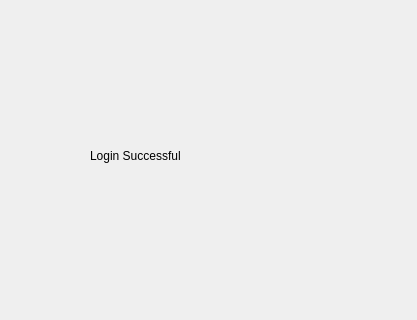
<?xml version="1.0" encoding="UTF-8"?>
<ui version="4.0">
 <class>Dialog</class>
 <widget class="QDialog" name="Dialog">
  <property name="geometry">
   <rect>
    <x>0</x>
    <y>0</y>
    <width>417</width>
    <height>320</height>
   </rect>
  </property>
  <property name="windowTitle">
   <string>Dialog</string>
  </property>
  <widget class="QLabel" name="label">
   <property name="geometry">
    <rect>
     <x>90</x>
     <y>110</y>
     <width>211</width>
     <height>91</height>
    </rect>
   </property>
   <property name="text">
    <string>Login Successful</string>
   </property>
  </widget>
 </widget>
 <resources/>
 <connections/>
</ui>
